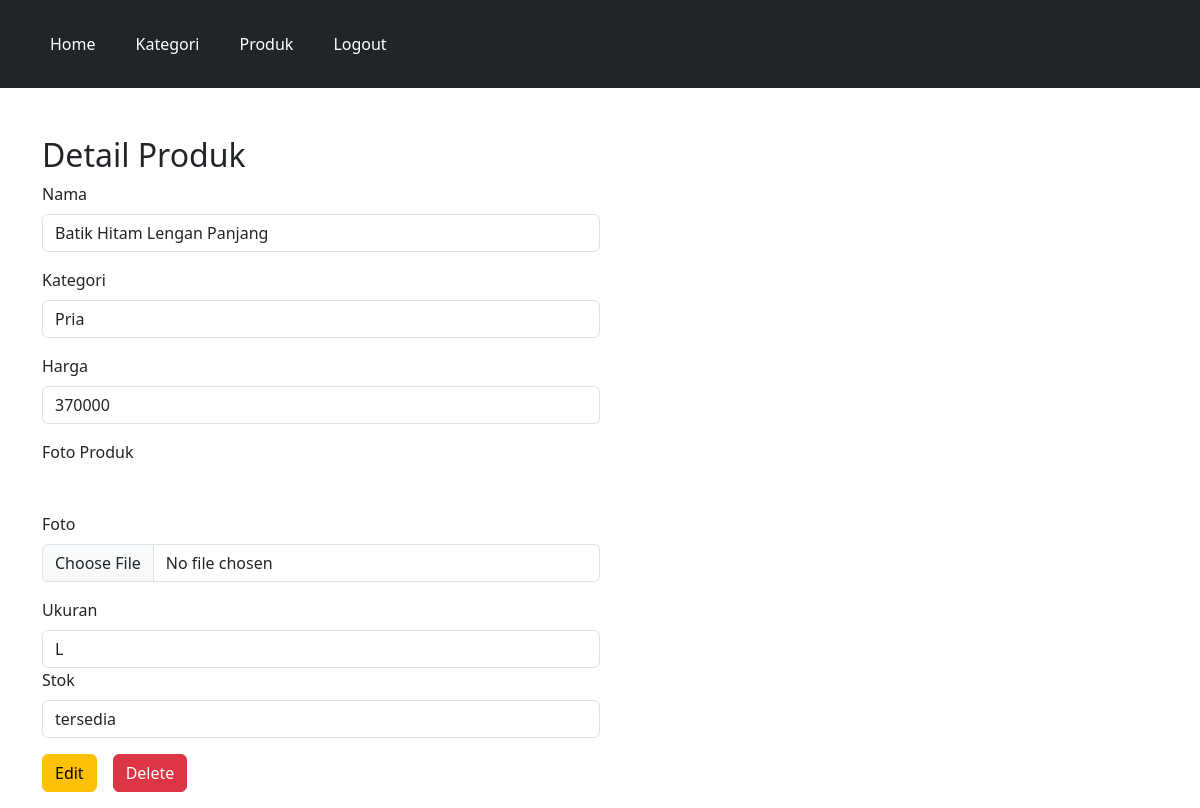
The app's page /admin/detail-produk.php?qi=5 (signed in) with its own data.
### tables this page shows
CREATE TABLE `produk` (
  `id` int(11) NOT NULL,
  `kategori_id` int(11) DEFAULT NULL,
  `nama` varchar(255) DEFAULT NULL,
  `harga` double DEFAULT NULL,
  `foto` varchar(255) DEFAULT NULL,
  `ukuran` enum('S','M','L','XL') DEFAULT NULL,
  `ketersediaan_stok` enum('habis','tersedia') DEFAULT 'tersedia'
);

CREATE TABLE `kategori` (
  `id` int(11) NOT NULL,
  `nama` varchar(100) DEFAULT NULL
);

### admin/detail-produk.php (the view, shortened to what this page needs)
<?php
        require_once '../koneksi.php';
        $id = $_GET['qi'];
        $queryDetailProduk = mysqli_query($conn, "SELECT a.*, b.nama AS nama_kategori FROM produk a JOIN kategori b ON a.kategori_id = b.id WHERE a.id ='$id'");
        $dataProduk = mysqli_fetch_array($queryDetailProduk);
?>
<!DOCTYPE html>
<html lang="en">
<head>
    <link rel="stylesheet" href="../bootstrap/css/bootstrap.min.css">
    <link rel="stylesheet" href="../fontawesome/css/fontawesome.min.css">
</head>
<body>
    <?php require_once 'navbar.php' ?>
    <div class=" container mt-5">
        <h2>Detail Produk</h2>
        <div class="col-12 col-md-6">
            <form action="" method="post" enctype="multipart/form-data">
                <div class="mb-3">
                    <label for="nama" class="form-label">Nama</label>
                    <input type="text" name="nama" id="nama" class="form-control" value="<?php echo $dataProduk['nama'] ?>" autocomplete="off" required>
                </div>
                <div class="mb-3">
                    <label for="kategori" class="form-label">Kategori</label>
                    <select name="kategori" id="kategori" class="form-control" required>
                        <option value="<?php echo $dataProduk['kategori_id'] ?>" ><?php echo $dataProduk['nama_kategori'] ?></option>
                    </select>
                </div>
                <div class="mb-3">
                    <label for="harga" class="form-label">Harga</label>
                    <input type="number" name="harga" id="harga" class="form-control" value="<?php echo $dataProduk['harga'] ?>" required>
                </div>
                <div class="mb-3">
                    <label for="CurrentFoto" class="form-label">Foto Produk</label><br>
                </div>
                <div class="mb-3">
                    <label for="foto" class="form-label">Foto</label>
                    <input type="file" name="foto" id="foto" class="form-control">
                </div>
                <div class="mb-3">
                    <label for="ukuran" class="form-label">Ukuran</label>
                    <select name="ukuran" id="ukuran" class="form-control" required>
                    <option value="<?php echo $dataProduk['ukuran']?>" hidden>
                    <?php echo $dataProduk['ukuran']?>
                    </option>
                    </select>
                <div class="mb-3">
                    <label for="ketersediaan_stok" class="form-label">Stok</label>
                    <select name="ketersediaan_stok" id="ketersediaan_stok" class="form-control" required>
                        <option value="<?php echo $dataProduk['ketersediaan_stok'] ?>">
                            <?php echo $dataProduk['ketersediaan_stok'] ?>
                        </option>
                    </select>
                </div>
                <div class="mb-3 d-flex">
                    <button type="submit" class="btn btn-warning me-3" name="btnEditProduk">
                        Edit
                    </button>
                    <button type="submit" class="btn btn-danger" name="btnDelete">
                        Delete
                    </button>
                </div>
            </form>
        </div>
    </div>
</body>
</html>

### records on screen
produk: nama "Batik Hitam Lengan Panjang", kategori "Pria", harga "370000", ukuran "L", ketersediaan_stok "tersedia"
